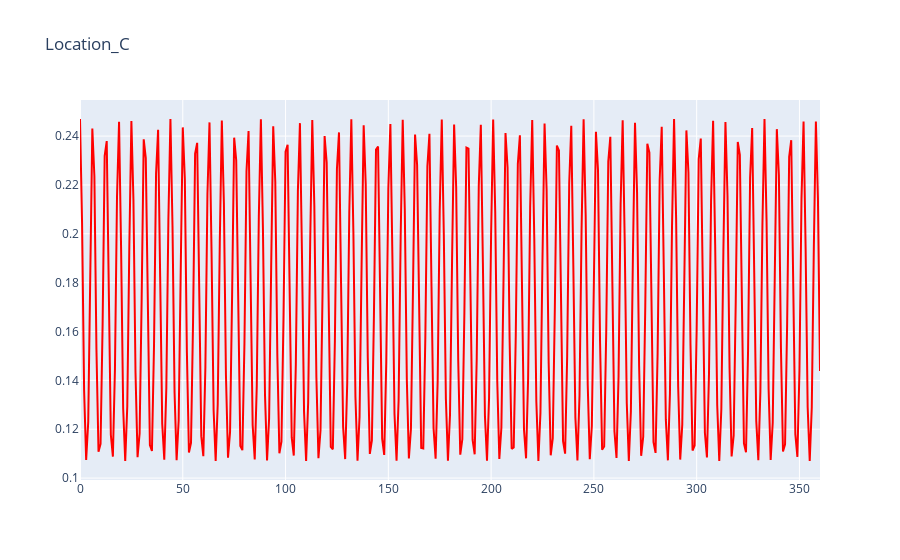
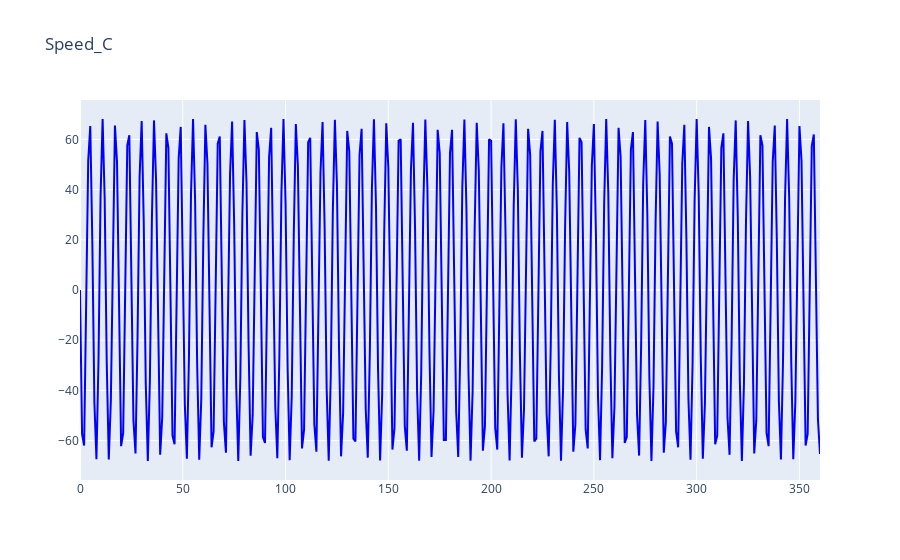
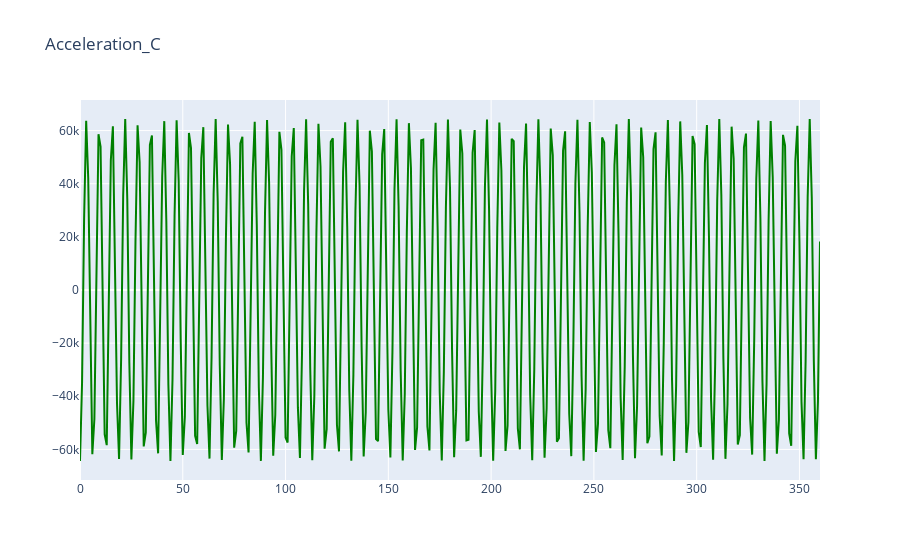

The code cell stored with these charts, in order, in its notebook:
### Code cell
fig = go.Figure()
fig.add_trace(go.Scatter(x=df['Degree'].iloc[0:],y=df['Location_C'].iloc[0:],mode='lines',line_color='red'))
fig.update_layout(title='Location_C')

fig.show()
fig = go.Figure()
fig.add_trace(go.Scatter(x=df['Degree'].iloc[0:],y=df['Speed_C'].iloc[0:],mode='lines',line_color='blue'))
fig.update_layout(title='Speed_C')

fig.show()
fig = go.Figure()
fig.add_trace(go.Scatter(x=df['Degree'].iloc[0:],y=df['Acceleration_C'].iloc[0:],mode='lines',line_color='green'))
fig.update_layout(title='Acceleration_C')

fig.show()

### Figure 1 — Plotly figure (JSON) as saved in the notebook; plotly's stock layout.template omitted (floating-point values rounded to 4 significant figures; data arrays with more than 128 entries replaced by an {"elided": "..."} marker saying what was removed)
{"data": [{"line": {"color": "red"}, "mode": "lines", "type": "scatter", "x": {"elided": "361 int values"}, "y": {"elided": "361 float values"}}], "layout": {"title": {"text": "Location_C"}}}

### Figure 2 — Plotly figure (JSON) as saved in the notebook; plotly's stock layout.template omitted (floating-point values rounded to 4 significant figures; data arrays with more than 128 entries replaced by an {"elided": "..."} marker saying what was removed)
{"data": [{"line": {"color": "blue"}, "mode": "lines", "type": "scatter", "x": {"elided": "361 int values"}, "y": {"elided": "361 float values"}}], "layout": {"title": {"text": "Speed_C"}}}

### Figure 3 — Plotly figure (JSON) as saved in the notebook; plotly's stock layout.template omitted (floating-point values rounded to 4 significant figures; data arrays with more than 128 entries replaced by an {"elided": "..."} marker saying what was removed)
{"data": [{"line": {"color": "green"}, "mode": "lines", "type": "scatter", "x": {"elided": "361 int values"}, "y": {"elided": "361 float values"}}], "layout": {"title": {"text": "Acceleration_C"}}}
